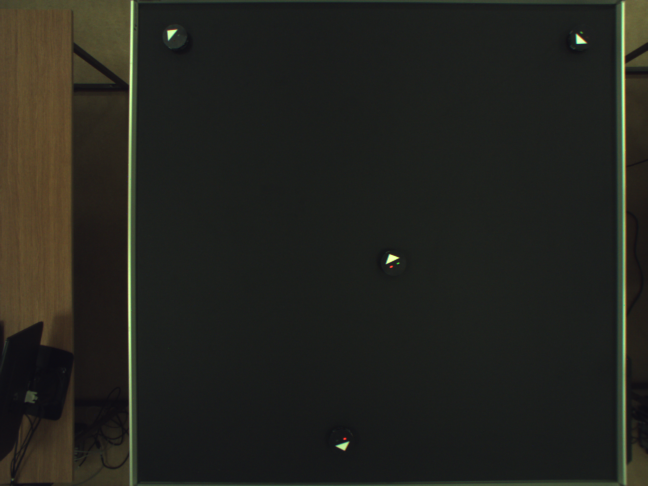
//> input picture Camera/photos/konf3_3rzedy.bmp, 1296 x 972 px (shown at 1/2 size)
$ ./main   (built with g++ and OpenCV 4)
//> lines starting //> are read from the running program, lines starting //| are printed output that depends on the picture; after the words box and inside, x2 and y2 are one past the last pixel; in counts of white or black regions, pixels touching at a corner belong together
### Camera/Camera/Line.h
#pragma once
#include <complex.h>
#include <opencv2/core/mat.hpp>

struct Line
{
	Line(cv::Point start, cv::Point end) : start(start), end(end)
	{
		length = sqrt(pow(end.x - start.x, 2) + pow(end.y - start.y, 2));
		center = cv::Point((start.x + end.x) / 2, (start.y + end.y) / 2);
	}

	cv::Point start;
	cv::Point end;
	cv::Point center;
	int length;
};

### Camera/Camera/FrameObservable.h
#pragma once
#include "IFrameObserver.h"
#include <vector>
#include <memory>

namespace Zuravvski
{
	class FrameObservable
	{
	public:
		virtual ~FrameObservable() = default;
		void Subscribe(const std::shared_ptr<IFrameObserver>& observer);
		void Unsubscribe(const std::shared_ptr<IFrameObserver>& observer);
		void NotifyObservers(const cv::Mat& currentFrame);

	private:
		std::vector<std::shared_ptr<IFrameObserver>> _observers;
	};
}

### Camera/Camera/CameraService.h
#pragma once
#include <opencv2/videoio.hpp>
#include "FrameObservable.h"

namespace Zuravvski
{
	class CameraService : public FrameObservable
	{
	public:
		CameraService();
		~CameraService();

		bool IsRunning() const;
		bool IsWindowed() const;
		void SetWindowed(bool windowed);

	private:
		cv::VideoCapture _video;
		bool _windowed;

		void Capture();
		void Initialize();
		void ReleaseVideo();
	};
}

### Camera/Camera/IFrameObserver.h
#pragma once
#include "../sole/sole.hpp"

namespace cv {
	class Mat;
}

namespace Zuravvski
{
	class IFrameObserver
	{
	public:
		virtual ~IFrameObserver() = default;
		virtual void GetNotified(const cv::Mat& currentFrame) = 0;
	};
}

### Camera/Camera/FrameProcessor.h
#pragma once
#include "IMovementTracking.h"
#include "IFrameObserver.h"
#include "IIdentifier.h"

namespace Zuravvski
{
	class FrameProcessor : public IFrameObserver
	{
	public:
		explicit FrameProcessor(std::unique_ptr<IMovementTracking> movementTracking, std::unique_ptr<IIdentifier> identifier);
		void GetNotified(const cv::Mat& currentFrame) override;
		~FrameProcessor();

	private:
		std::unique_ptr<IMovementTracking> _movementTracking;
		std::unique_ptr<IIdentifier> _identifier;
	};
}

### Camera/Camera/IIdentifier.h
#pragma once
#include "RobotFrame.h"

namespace Zuravvski
{
	struct IIdentifier
	{
		virtual ~IIdentifier() = default;
		virtual void Identify(std::vector<RobotFrame>& robots) = 0;
	};
}

### Camera/Camera/LEDIndentifier.h
#pragma once
#include "IIdentifier.h"

namespace Zuravvski
{
	struct LEDIndentifier : IIdentifier
	{
		void Identify(std::vector<RobotFrame>& robots) override;
	};
}

### Camera/Camera/Position.h
#pragma once
#include <json.hpp>
#include <ostream>

using nlohmann::json;

namespace Zuravvski
{
	struct Position
	{
		Position();
		Position(int x, int y, int angle, bool identified = false);

		int X;
		int Y;
		int Theta;
		bool Identified;

		static void to_json(json& j, const Position& position);
		friend std::ostream& operator<<(std::ostream& os, const Position& obj);

		static const char * TYPE;
	};
}

### Camera/Camera/RobotFrame.h
#pragma once
#include <opencv2/core/mat.hpp>
#include "Position.h"

namespace Zuravvski
{
	class RobotFrame
	{
	public:
		RobotFrame(const cv::Mat& frame, const Position& position);
		~RobotFrame() = default;

		// TODO: Provide copy and move operations handling

		// This is a read only class
		cv::Mat GetFrame() const;
		Position GetPosition() const;
		void Identify(bool value);

	private:
		cv::Mat _frame;
		Position _position;
	};
}

### Camera/Camera/IMovementTracking.h
#pragma once
#include "RobotFrame.h"

namespace Zuravvski
{
	struct IMovementTracking
	{
		virtual ~IMovementTracking() = default;
		virtual std::vector<RobotFrame> FindRobots(const cv::Mat& frame) = 0;
	};
}

### Camera/Camera/TriangleLocation.h
#pragma once
#include <opencv2/core/mat.hpp>
#include "IMovementTracking.h"

namespace Zuravvski
{
	struct TriangleLocation : IMovementTracking
	{
		std::vector<RobotFrame> FindRobots(const cv::Mat& frame) override;
	};
}

### Camera/Camera/Position.cpp
#include "Position.h"

namespace Zuravvski
{
	const char * Position::TYPE = "Infrastructure.Commands.Camera.Position, Infrastructure";

	Position::Position() : X(-1), Y(-1), Theta(-1), Identified(false)
	{
	}

	Position::Position(int x, int y, int angle, bool identified) : X(x), Y(y), Theta(angle), Identified(identified)
	{
	}

	std::ostream& operator<<(std::ostream& os, const Position& obj)
	{
		return os
			<< "x: " << obj.X
			<< " y: " << obj.Y
			<< " angle: " << obj.Theta
			<< " identified: " << std::boolalpha << obj.Identified;
	}

	// [6 lines left out: function to_json, not called in this run]
}

### Camera/Camera/RobotFrame.cpp
#include "RobotFrame.h"

namespace Zuravvski
{
	RobotFrame::RobotFrame(const cv::Mat& frame, const Position& position) : _frame(frame), _position(position)
	{
	}

	cv::Mat RobotFrame::GetFrame() const
	{
		return _frame;
	}

	Position RobotFrame::GetPosition() const
	{
		return _position;
	}

	void RobotFrame::Identify(bool value)
	{
		_position.Identified = value;
	}
}

### Camera/Camera/FrameProcessor.cpp
#include "FrameProcessor.h"
#include <iostream>

namespace Zuravvski
{
	FrameProcessor::FrameProcessor(std::unique_ptr<IMovementTracking> movementTracking, std::unique_ptr<IIdentifier> identifier) :
		_movementTracking(move(movementTracking)), _identifier(move(identifier))
	{
	}

	void FrameProcessor::GetNotified(const cv::Mat& currentFrame)
	{
		auto robots = _movementTracking->FindRobots(currentFrame);
		_identifier->Identify(robots);
		std::vector<Position> positions;
		std::transform(robots.begin(), robots.end(), std::back_inserter(positions), [](RobotFrame robot) { return robot.GetPosition(); });

		for(auto& position : positions)
		{
			json j;
			Position::to_json(j, position);
			std::cout << j << std::endl;
		}
	}

	FrameProcessor::~FrameProcessor()
	{
	}
}

### Camera/Camera/LEDIndentifier.cpp
#include "LEDIndentifier.h"
#include <opencv2/imgproc.hpp>

bool FilterAndFind(const std::vector<std::vector<cv::Point>>& contours);

namespace Zuravvski
{
	void LEDIndentifier::Identify(std::vector<RobotFrame>& robots)
	{
		using namespace cv;

		const auto RED_MIN = Scalar(0, 200, 0);
		const auto RED_MAX = Scalar(19, 255, 255);
		const auto GREEN_MIN = Scalar(40, 156, 20);
		const auto GREEN_MAX = Scalar(85, 256, 226);

		for (auto& robot : robots)
		{
			if (!robot.GetFrame().data)
			{
				return;
			}

			Mat HSV, filteredRed, filteredGreen;
			cvtColor(robot.GetFrame(), HSV, COLOR_BGR2HSV);
			inRange(HSV, RED_MIN, RED_MAX, filteredRed);
			inRange(HSV, GREEN_MIN, GREEN_MAX, filteredGreen);

			std::vector<std::vector<Point>> contoursOfRed, contoursOfGreen;
			findContours(filteredRed, contoursOfRed, CV_RETR_TREE, CV_CHAIN_APPROX_SIMPLE);
			findContours(filteredGreen, contoursOfGreen, CV_RETR_TREE, CV_CHAIN_APPROX_SIMPLE);

			bool identified = FilterAndFind(contoursOfRed) ^ FilterAndFind(contoursOfGreen);
			robot.Identify(identified);
		}
	}
}

bool FilterAndFind(const std::vector<std::vector<cv::Point>>& contours)
{
	std::vector<cv::Point> approxRect;

	for (auto& contour : contours)
	{
		approxPolyDP(contour, approxRect, cv::arcLength(cv::Mat(contour), true)*0.05, true);
		double area = contourArea(approxRect);
		if (area > 0)
		{
			return true;
		}
	}
	return false;
}

### Camera/Camera/TriangleLocation.cpp
#include "TriangleLocation.h"
#include "Line.h"
#include <opencv2/photo.hpp>
#include <opencv2/highgui.hpp>

namespace Zuravvski
{
	std::vector<RobotFrame> TriangleLocation::FindRobots(const cv::Mat& frame)
	{
		using namespace cv;

		std::vector<RobotFrame> robots;
		Mat brightenedFrame;
		frame.convertTo(brightenedFrame, -1, 1.5, 40);

		if (brightenedFrame.data)
		{
			Mat gray;
			cvtColor(brightenedFrame, gray, CV_BGR2GRAY);
			threshold(gray, gray, 128, 255, CV_THRESH_BINARY);
			std::vector<std::vector<Point>> contours;
			findContours(gray, contours, CV_RETR_TREE, CV_CHAIN_APPROX_SIMPLE);

			for (auto& contour : contours)
			{
				std::vector<Point> approxTriangle;
				approxPolyDP(contour, approxTriangle, arcLength(Mat(contour), true)*0.06, true);
				double area = contourArea(approxTriangle, false);

				if (approxTriangle.size() == 3 && area > 100)
				{
					std::vector<Line> lines = { Line(approxTriangle[0], approxTriangle[1]),
												Line(approxTriangle[1], approxTriangle[2]),
												Line(approxTriangle[2], approxTriangle[0]) };

					Line base = lines[distance(lines.begin(), max_element(lines.begin(), lines.end(),
						[](Line l1, Line l2) { return l1.length < l2.length; }))];

					Point topVertice = approxTriangle[distance(approxTriangle.begin(),
						std::find_if(approxTriangle.begin(), approxTriangle.end(),
							[&base](Point point) { return base.start != point && base.end != point; }))];

					auto angle = static_cast<int>(atan2(topVertice.y - base.center.y, topVertice.x - base.center.x) * 180 / CV_PI);
					angle = angle < 0 ? 360 + angle : angle;

					const Point rectStart(base.center.x - 40 < 0 ? 0 : base.center.x - 40, base.center.y - 40 < 0 ? 0 : base.center.y - 40);
					Mat cropped(frame, Rect(rectStart.x, rectStart.y, 80, 80));
					robots.emplace_back(RobotFrame(cropped, Position(base.center.x, base.center.y, angle)));

					circle(frame, topVertice, 3, Scalar(0, 255, 0), 3);
					line(frame, base.start, base.end, Scalar(255, 0, 0), 4);
					putText(frame, std::to_string(angle), base.center, FONT_HERSHEY_COMPLEX, 0.8, Scalar(0, 0, 255), 2);
				}
			}
			namedWindow("src", WINDOW_KEEPRATIO);
			imshow("src", frame);
		}
		return robots;
	}
}

### Camera/Camera/main.cpp
#include <opencv2/opencv.hpp>
#include "opencv2/highgui.hpp"
#include "TriangleLocation.h"
#include "LEDIndentifier.h"
#include "FrameProcessor.h"
#include "CameraService.h"

int main()
{
	using namespace Zuravvski;

	cv::Mat frame = cv::Mat(cv::imread("../photos/konf3_3rzedy.bmp"), cv::Rect(272, 2, 964, 964));
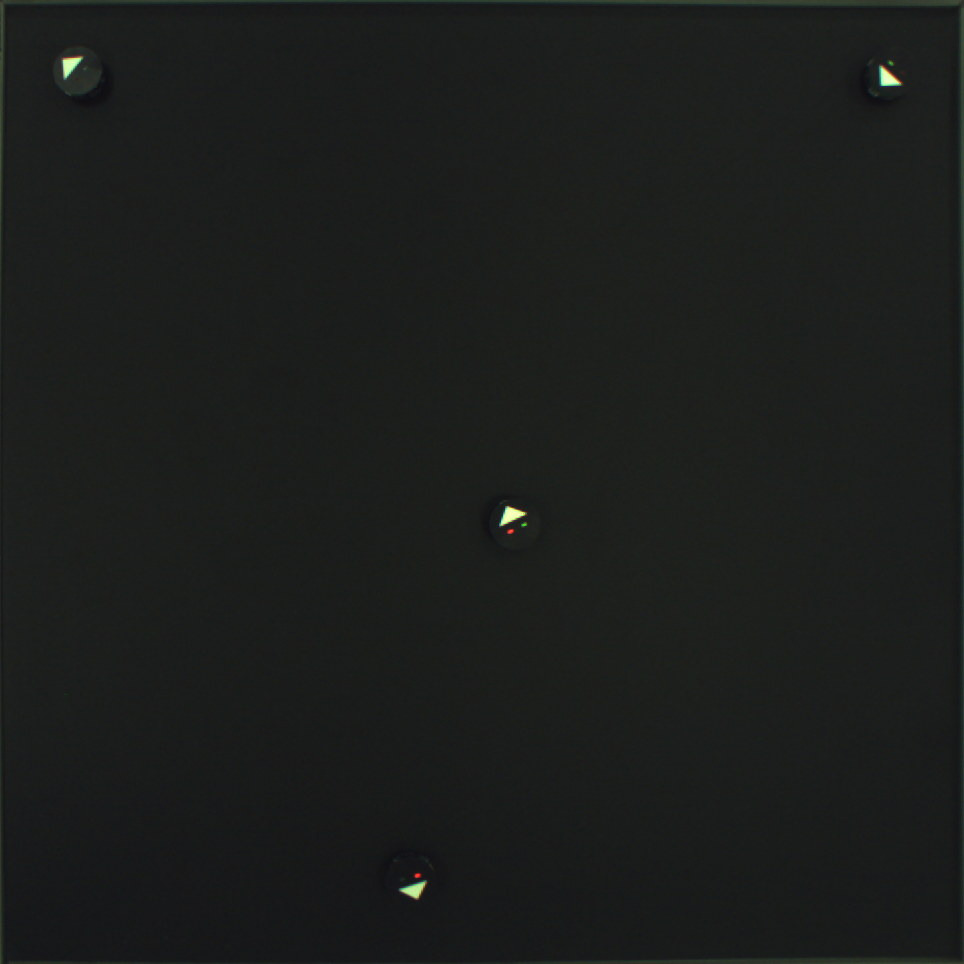
//> frame: 964 rows x 964 cols, CV_8UC3; mean B, G, R 27.8, 29.8, 27.4

	//CameraService camera;
	auto frameProcessor = std::make_shared<FrameProcessor>(std::make_unique<TriangleLocation>(),
														   std::make_unique<LEDIndentifier>());
	//camera.Subscribe(frameProcessor);
	frameProcessor->GetNotified(frame);
//> in FindRobots, `frame.convertTo(brightenedFrame, -1, 1.5, 40);`:
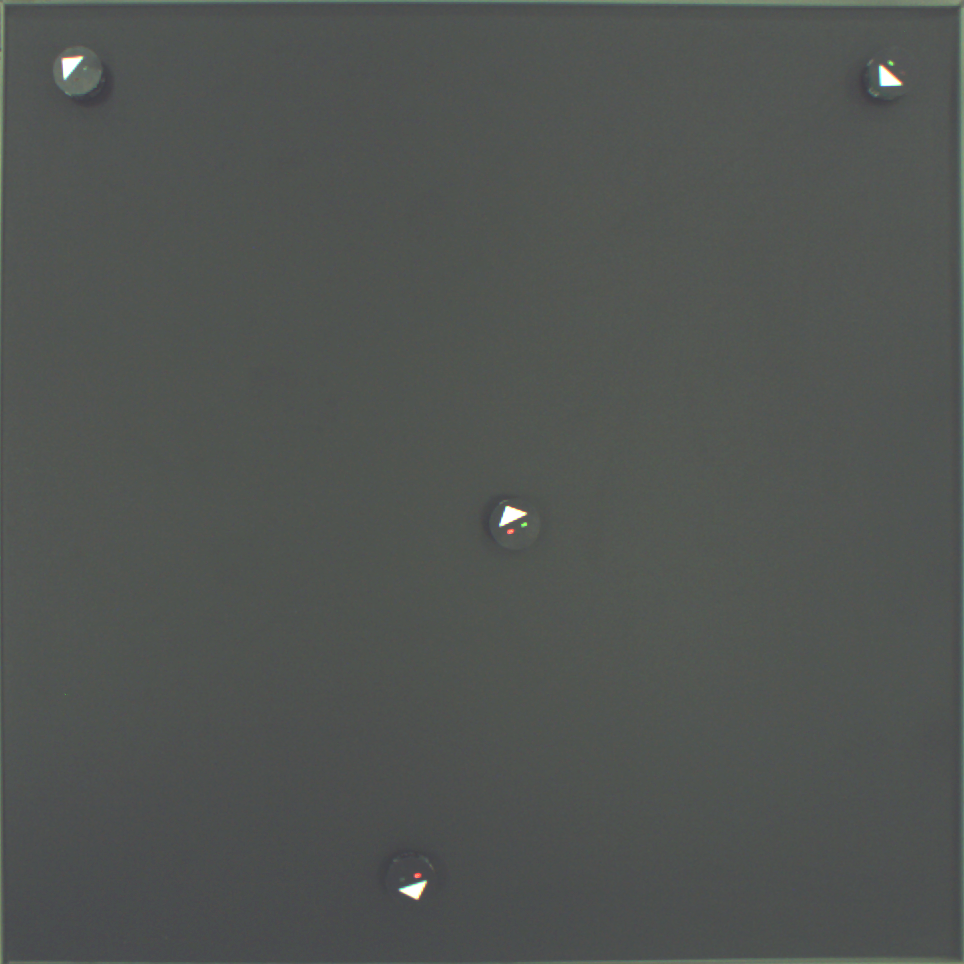
//> brightenedFrame: 964 rows x 964 cols, CV_8UC3; mean B, G, R 81.7, 84.5, 80.9
//> in FindRobots, `threshold(gray, gray, 128, 255, CV_THRESH_BINARY);`:
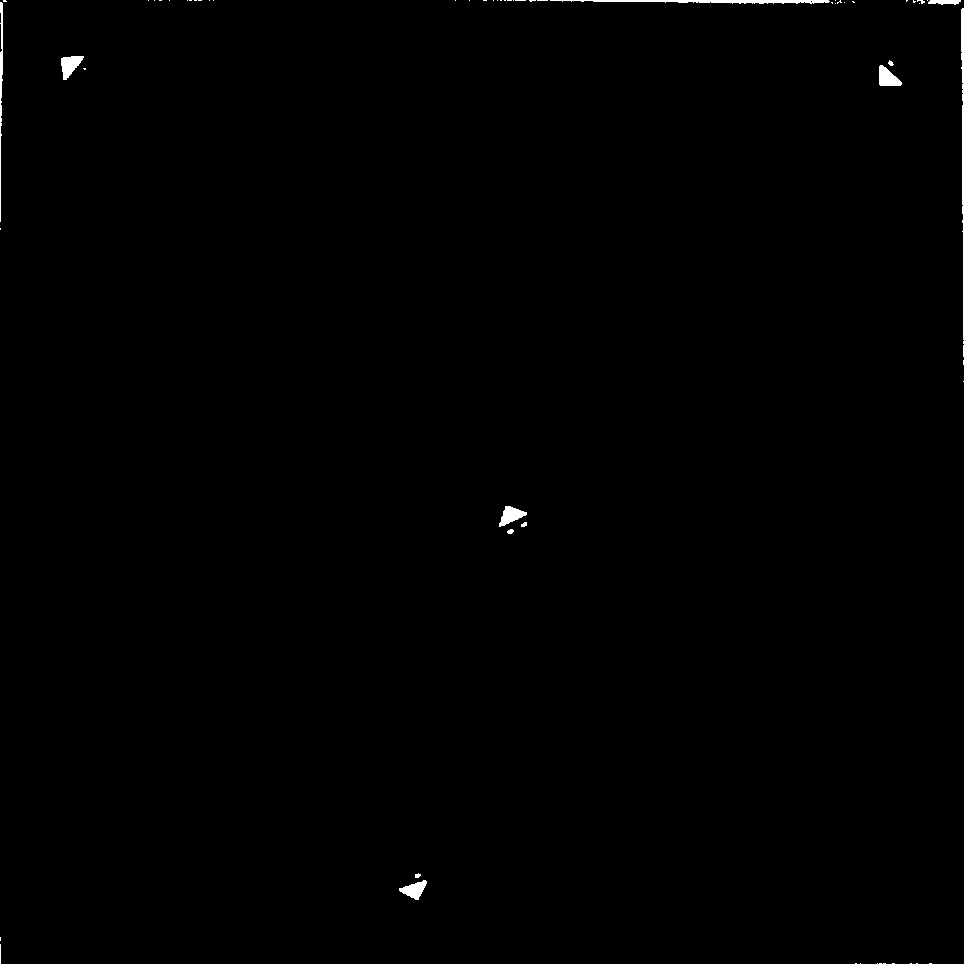
//> gray: 964 rows x 964 cols, CV_8UC1; 0.35% white; 63 white regions (50 under 20 px)
//> in FindRobots, `findContours(gray, contours, CV_RETR_TREE, CV_CHAIN_APPROX_SIMPLE);`: contours = 64 contours, 56 with area under 20; largest, box (x1, y1, x2, y2) and area: (550, 0, 830, 4) 402, (61, 56, 84, 80) 289, (879, 65, 902, 86) 281, (499, 506, 527, 527) 274, (399, 880, 427, 900) 262, (961, 8, 964, 340) 254, (0, 2, 3, 222) 152, (928, 0, 961, 5) 92
//> the loop in FindRobots, `for (auto& contour : contours)` made 64 passes
//> (approxTriangle, area, length in Line, center in Line, center in Line (second call), angle, rectStart) on passes 12, 16, 23, 25: (3 Points (x, y): [426, 881], [399, 890], [418, 899], 207, 28, Point(412, 885), Point(408, 894), 66, Point(372, 845)), (3 Points (x, y): [499, 526], [526, 512], [505, 506], 228, 30, Point(512, 519), Point(515, 509), 242, Point(472, 479)), (3 Points (x, y): [879, 66], [880, 85], [901, 84], 200, 19, Point(879, 75), Point(890, 84), 135, Point(850, 35)), (3 Points (x, y): [83, 56], [61, 58], [63, 79], 233, 22, Point(72, 57), Point(62, 68), 217, Point(33, 27))
//> after the loop in FindRobots, `for (auto& contour : contours)`:
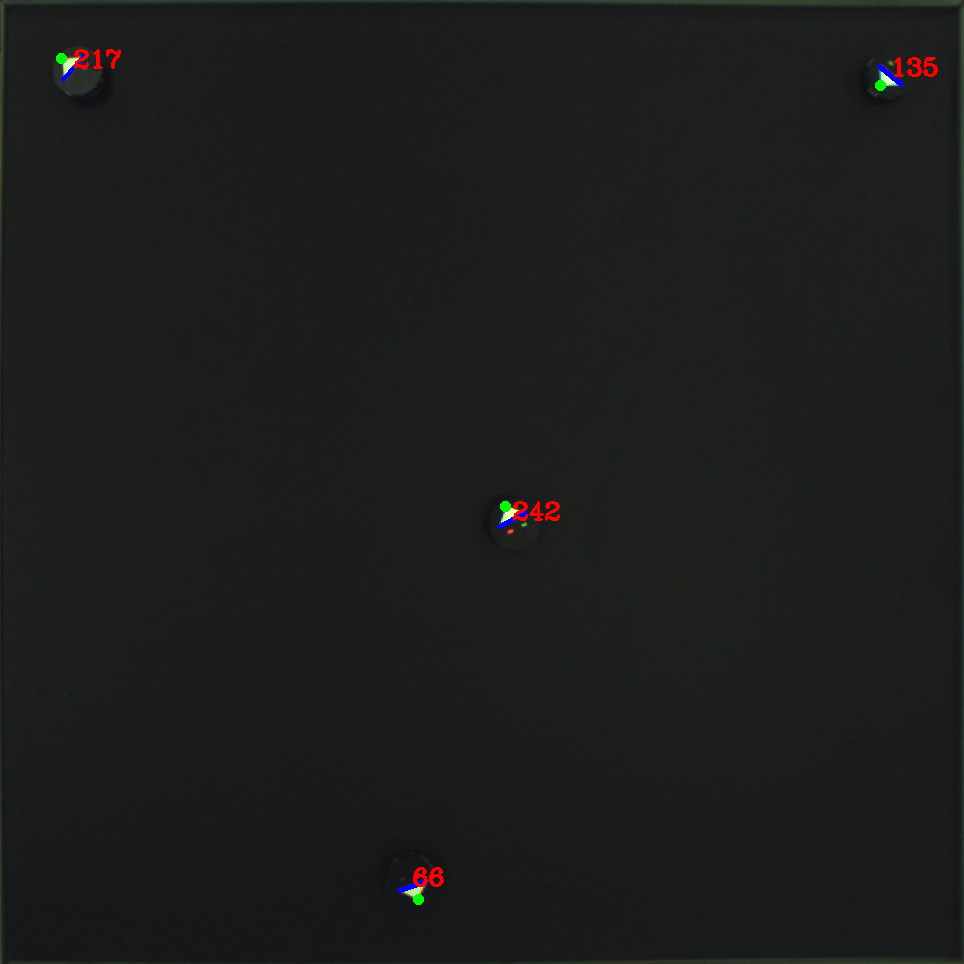
//> frame: 964 rows x 964 cols, CV_8UC3; 0.28% of pixels changed, all inside (x1, y1, x2, y2) = (56, 49, 938, 905)
//> in GetNotified, `auto robots = _movementTracking->FindRobots(currentFrame);`: robots = 4 items
//> the loop in Identify, `for (auto& robot : robots)` made 4 passes
//> (contoursOfGreen, identified) on passes 1 to 4: (0 contours, true), (1 contour, all with area under 20, false), (2 contours, all with area under 20, false), (0 contours, true)
//> pass 1, in Identify, `inRange(HSV, RED_MIN, RED_MAX, filteredRed);`:
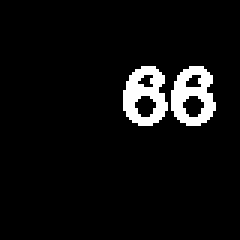
//> filteredRed: 80 rows x 80 cols, CV_8UC1 (shown 3 times larger); 5.8% white; 2 white regions, box (x1, y1, x2, y2) and area: (41, 22, 56, 42) 185, (57, 22, 72, 42) 183
//> (the run ends here: the program needs code that is not available in this run, at `json j;`)
